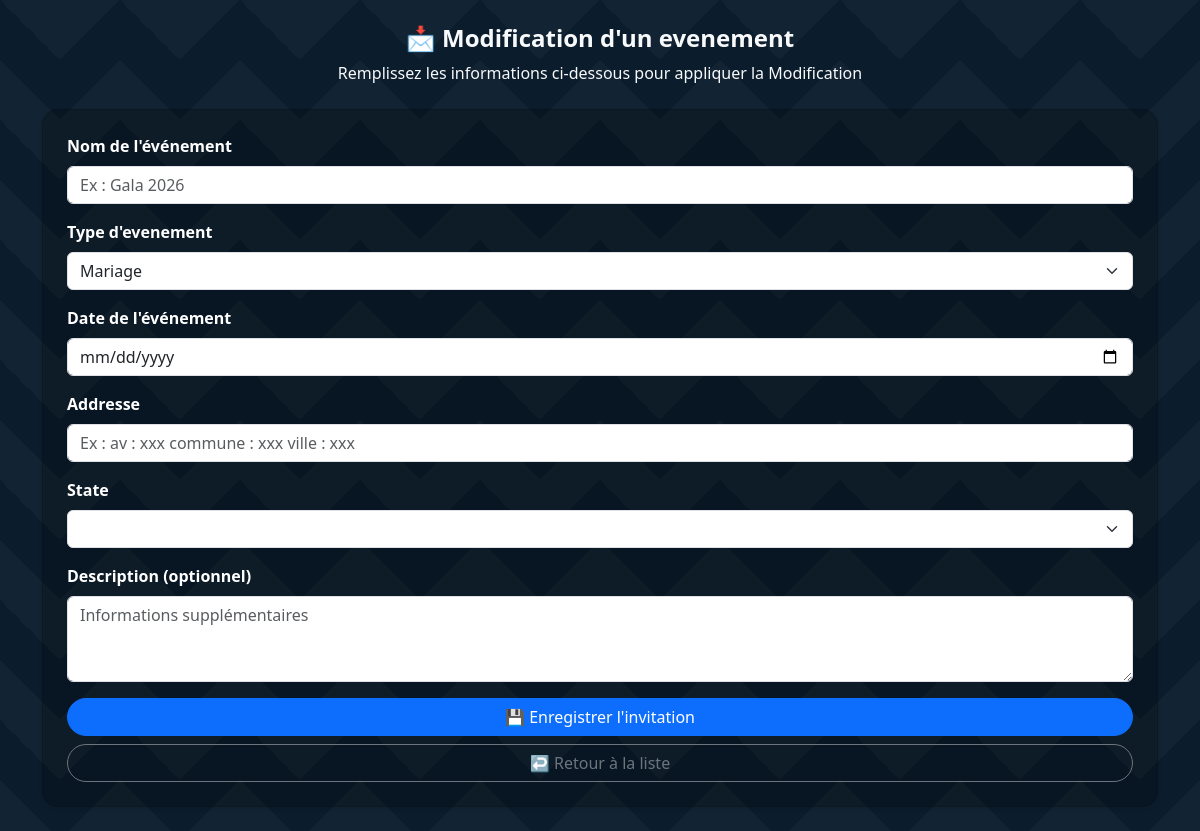
The page /edit_event/7b88aeb4-40b6-488c-a960-f605d71ae20b on the database as committed earlier.
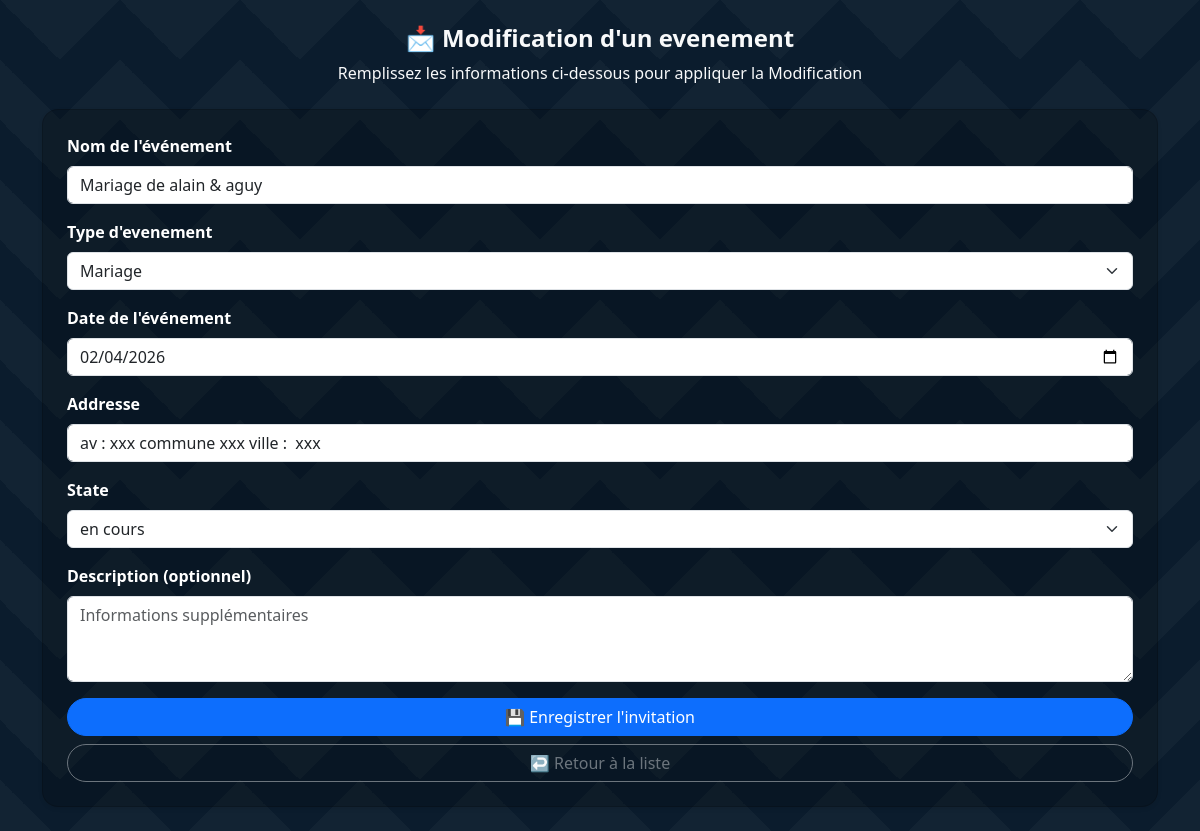
The same page on the database as committed later.
### models.py (models this page shows)
class Event(Base): #event table
    __tablename__="events"
    id = Column(String,primary_key=True,unique=True,default=lambda :str(uuid4()))
    name = Column(String(50))
    type = Column(String(50))
    date = Column(Date)
    address = Column(String(50))
    description = Column(Text,nullable=True)
    created_date = Column(DateTime,default=datetime.now())
    state = Column(String,default="en cours")
    guests = relationship("Guest",back_populates="event",cascade="all,delete")

### Routers/event.py (the view)
@Root.get("/edit_event/{event_id}")#la root pour la modification d'un evenement
def editEvent(request:Request,event_id : str,event:Session = Depends(connecting)):
    editEvent = event.query(Event).filter(Event.id == event_id).first()
    return templates.TemplateResponse("Event/Forms/edit_form.html",{'request':request,"event":editEvent})

### Templates/Event/Forms/edit_form.html (shortened to what this page needs)
<!DOCTYPE html>
<html lang="fr">
<head>
    <link href="https://cdn.jsdelivr.net/npm/bootstrap@5.3.2/dist/css/bootstrap.min.css" rel="stylesheet">
</head>
<body >
<div class="container py-4">
    <div class="mb-4 text-center text-light">
        <h4 class="fw-bold">📩 Modification d'un evenement</h4>
        <p class="text-light">Remplissez les informations ci-dessous pour appliquer la Modification</p>
    </div>
    <div class="card shadow-sm rounded-4 p-4">
        <form method="post" action="/edit_event/{{event.id}}">
            <div class="mb-3">
                <label for="titre" class="form-label fw-semibold">Nom de l'événement</label>
                <input type="text" class="form-control" id="titre" name="eventName" placeholder="Ex : Gala 2026" value="{{event.name}}" required>
            </div>
            <div class="mb-3">
                <label for="lieu" class="form-label fw-semibold">Type d'evenement</label>
                <select name="eventType" id="eventState" class="form-select">
                    <option value="Mariage"{%if event.type == 'Mariage' %}selected{%endif%}>Mariage</option>
                </select>
            </div>
            <div class="mb-3">
                <label for="date" class="form-label fw-semibold">Date de l'événement</label>
                <input type="date" class="form-control" id="date" name="eventDate" value="{{event.date}}" required>
            </div>
            <div class="mb-3">
                <label for="lieu" class="form-label fw-semibold">Addresse</label>
                <input type="text" class="form-control" id="lieu" name="eventAddress" placeholder="Ex : av : xxx commune : xxx ville : xxx" value="{{event.address}}" required>
            </div>
               <div class="mb-3">
                    <label for="lieu" class="form-label fw-semibold">State</label>
                    <select name="eventState" id="eventState" class="form-select">
                        <option value="{{event.state}}">{{event.state}}</option>
                        <option value="en cours">en cours</option>
                    </select>
                </div>
            <div class="mb-3">
                <label for="description" class="form-label fw-semibold">Description (optionnel)</label>
                <textarea class="form-control" id="description" name="eventDescription" rows="3" value="{{event.description}}" placeholder="Informations supplémentaires"></textarea>
            </div>
            <div class="d-grid gap-2">
                <button type="submit" class="btn btn-primary rounded-pill">💾 Enregistrer l'invitation</button>
                <a href="{{url_for('event_list')}}" class="btn btn-outline-secondary rounded-pill">↩️ Retour à la liste</a>
            </div>
        </form>
    </div>
</div>
</body>
</html>

Rows that differ between the two databases and show on the page:
added Event: eventName "Mariage de alain & aguy", eventType "Mariage", eventDate "02/04/2026", eventAddress "av : xxx commune xxx ville : xxx", eventState "en cours", eventDescription "Informations supplémentaires"
Other text that changed with them:
form field eventType: "Mariage" → (not shown)
form field eventDescription: "Informations supplémentaires" → (not shown)
